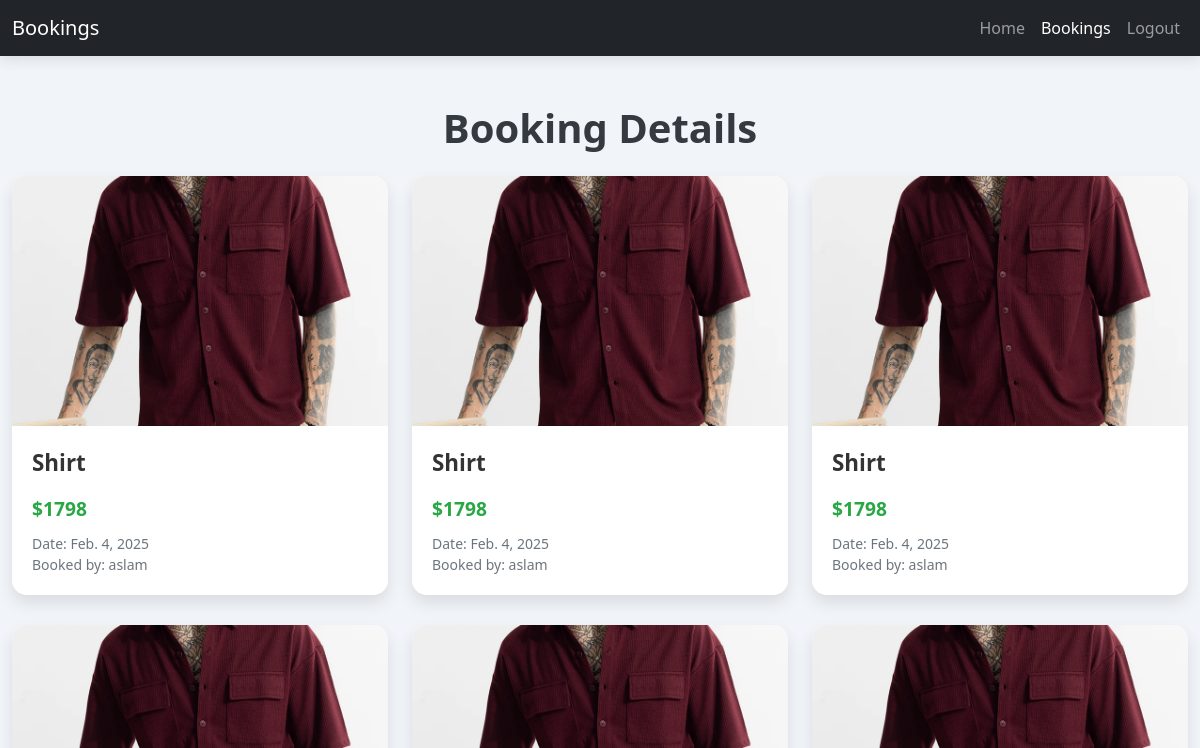
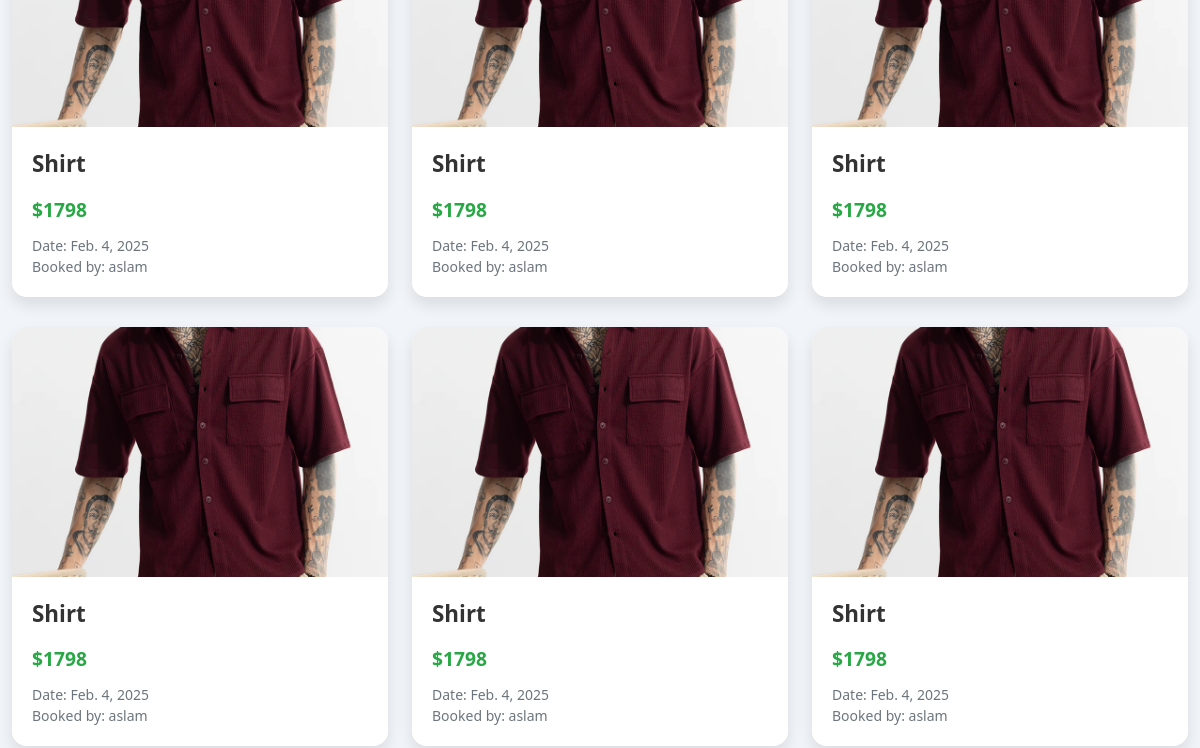
Before: /bookings (upper part) with the older database file (2 pictures, top to bottom).
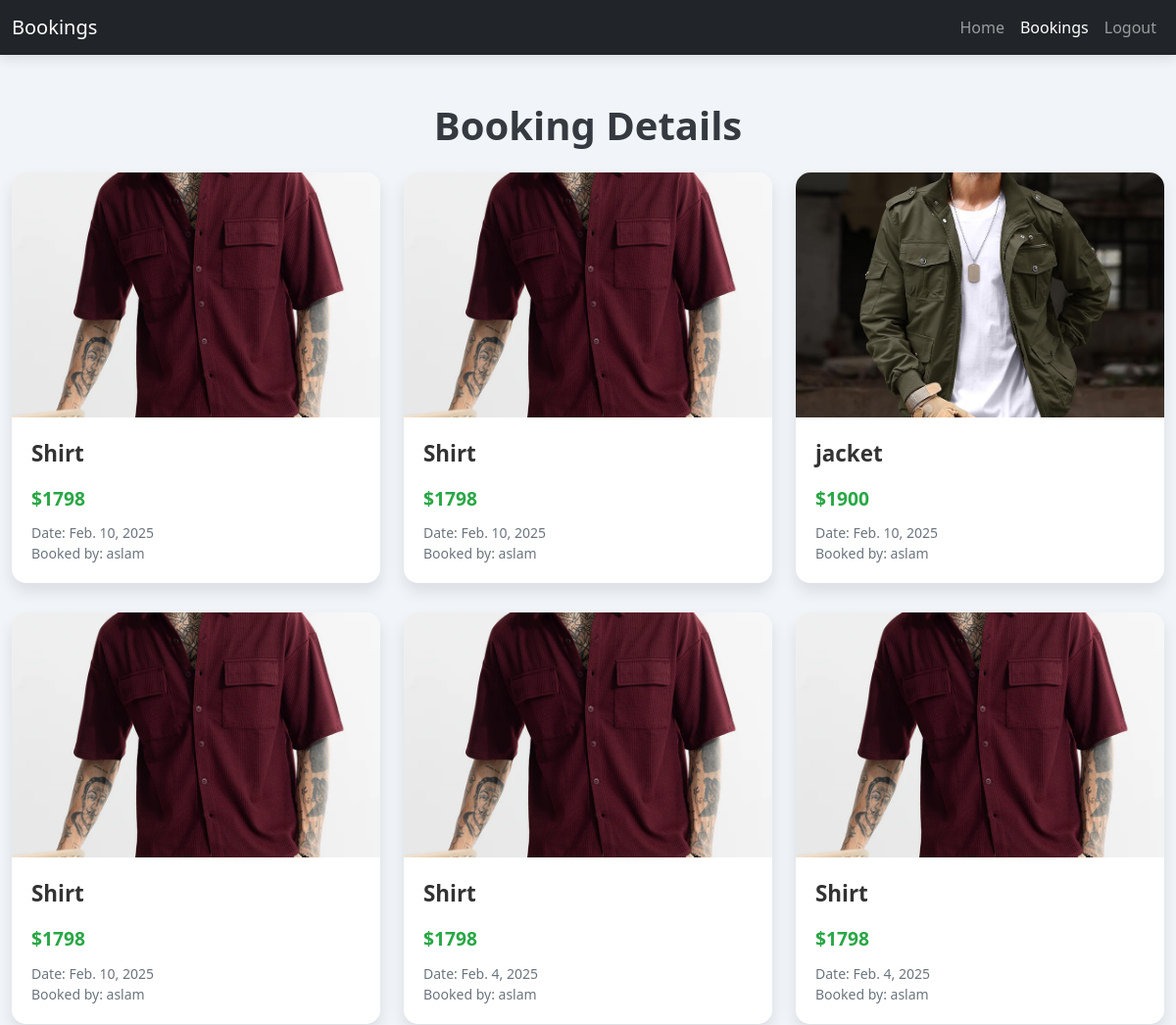
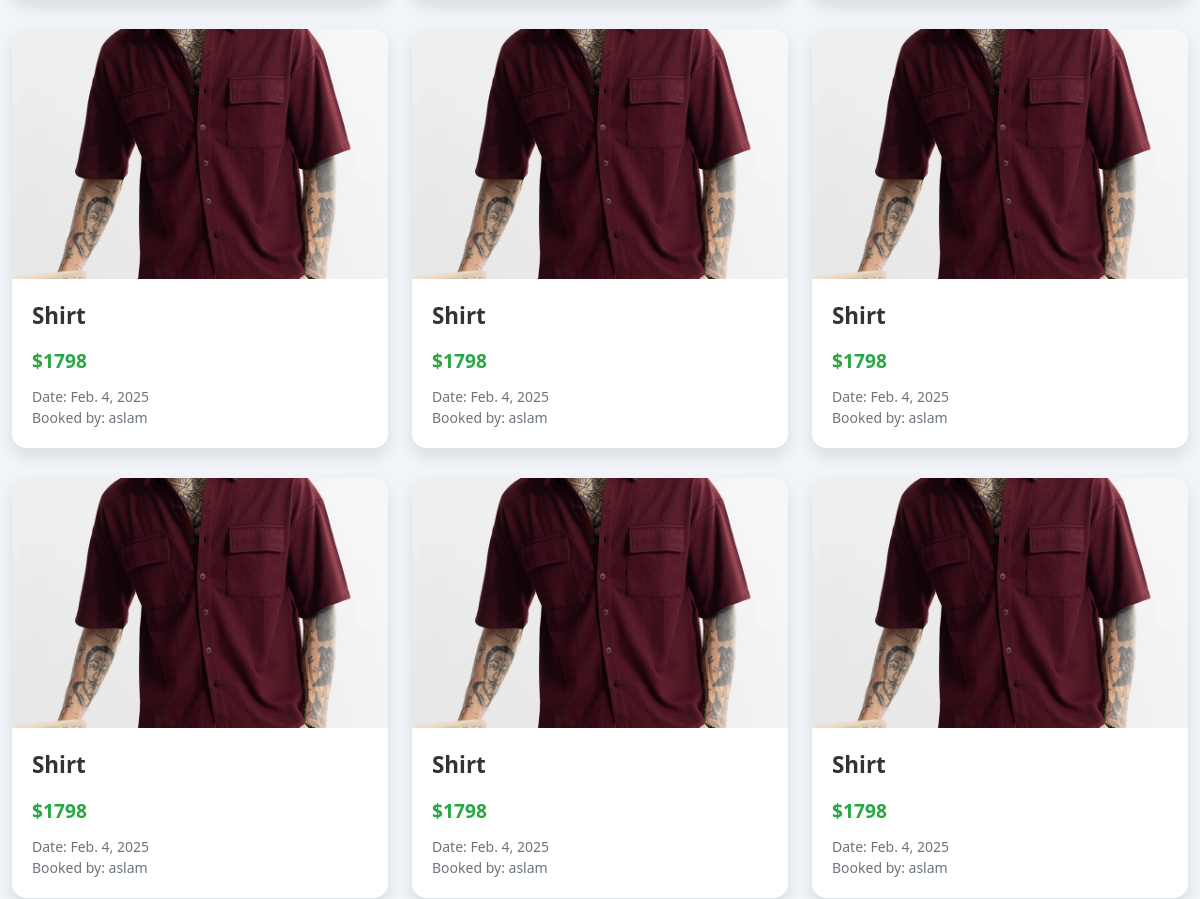
After: the same page with the newer database file (2 pictures, top to bottom).
### app/models.py (models this page shows, shortened)
class Buy(models.Model):
    user=models.ForeignKey(User,on_delete=models.CASCADE)
    product=models.ForeignKey(Product,on_delete=models.CASCADE)
    price=models.IntegerField()
    date=models.DateField(auto_now_add=True)

class Product(models.Model):
    pro_id=models.TextField()
    name=models.TextField()
    price=models.IntegerField()
    ofr_price=models.IntegerField()
    img=models.FileField()
    dis=models.TextField()
    sizes = models.ManyToManyField(Size, related_name='Sizes')
    quantity = models.PositiveIntegerField(default=0)  # New field for stock quantity

### app/views.py (the view)
# urls.py: path('bookings',views.bookings),
def bookings(req):
    buy=Buy.objects.all()[::-1]
    return render(req,'shop/bookings.html',{'buy':buy})

### templates/shop/bookings.html (shortened to what this page needs)
<!DOCTYPE html>
<html lang="en">
<head>
    <link href="https://cdn.jsdelivr.net/npm/bootstrap@5.3.3/dist/css/bootstrap.min.css" rel="stylesheet">
</head>
<body>
    <nav class="navbar navbar-expand-lg navbar-dark bg-dark">
        <div class="container">
            <a class="navbar-brand" href="#">Bookings</a>
            <div class="collapse navbar-collapse" id="navbarNav">
                <ul class="navbar-nav ms-auto">
                    <li class="nav-item"><a class="nav-link" href="shp_home">Home</a></li>
                    <li class="nav-item"><a class="nav-link active" href="#">Bookings</a></li>
                    <li class="nav-item"><a class="nav-link" href="shp_logout">Logout</a></li>
                </ul>
            </div>
        </div>
    </nav>
    <div class="container mt-5">
        <h1 class="text-center mb-4">Booking Details</h1>
        <div class="row">
            {% for i in buy %}
            <div class="col-lg-4 col-md-6 col-sm-12">
                <div class="product-card">
                    <img src="{{i.product.img.url}}" alt="{{i.product.name}}" class="img-fluid">
                    <div class="product-details">
                        <div class="product-name">{{i.product.name}}</div>
                        <div class="product-price">${{i.price}}</div>
                        <div class="product-date">Date: {{i.date}}</div>
                        <div class="product-user">Booked by: {{i.user.first_name}}</div>
                    </div>
                </div>
            </div>
            {% endfor %}
        </div>
    </div>
</body>
</html>

Changed rows visible on the page:
no longer on this page (row unchanged): Buy: product.img (picture), product.name "Shirt", price "1798", date "Feb. 4, 2025", user.first_name "aslam"
added Buy: product.img (picture), product.name "Shirt", price "1798", date "Feb. 10, 2025", user.first_name "aslam"
added Buy: product.img (picture), product.name "Shirt", price "1798", date "Feb. 10, 2025", user.first_name "aslam"
added Buy: product.img (picture), product.name "jacket", price "1900", date "Feb. 10, 2025", user.first_name "aslam"
added Buy: product.img (picture), product.name "Shirt", price "1798", date "Feb. 10, 2025", user.first_name "aslam"
